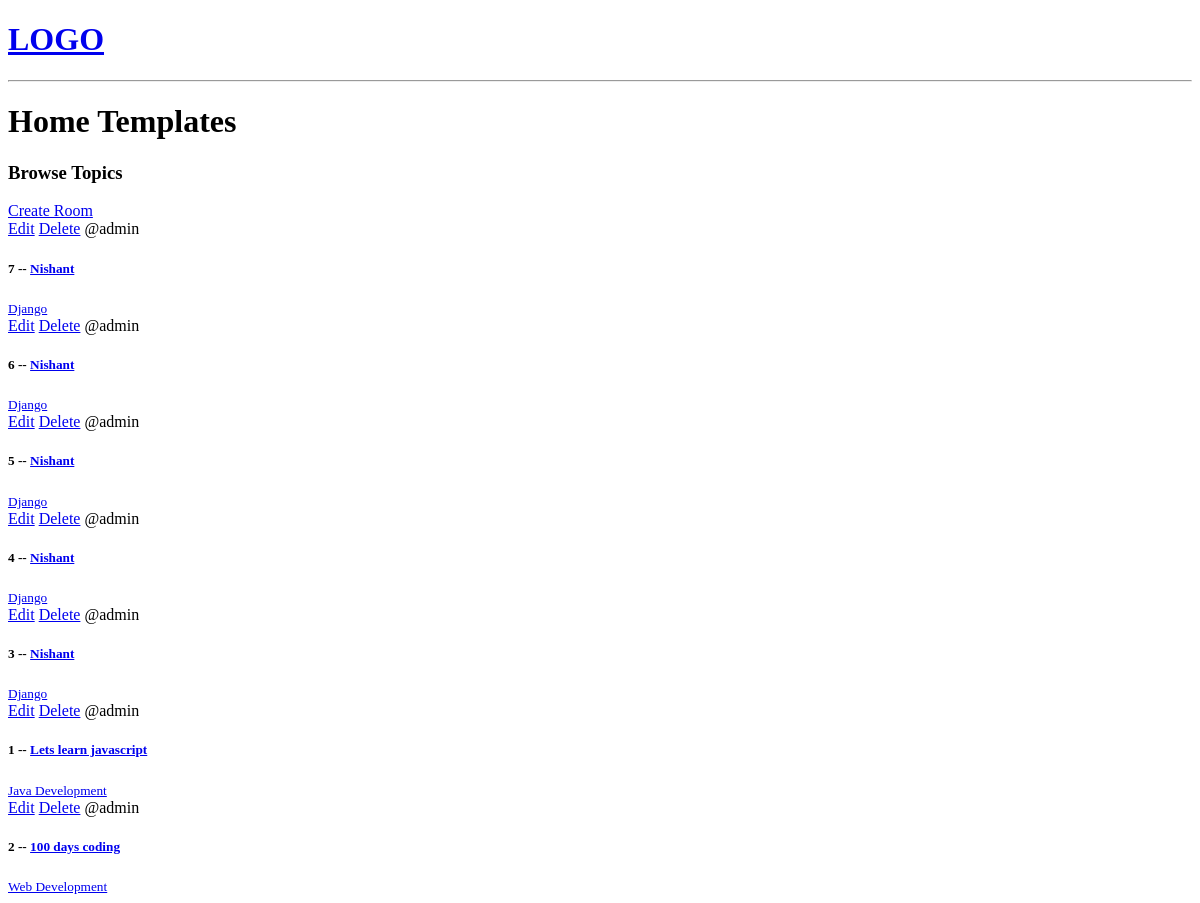
Before: / with the older database file.
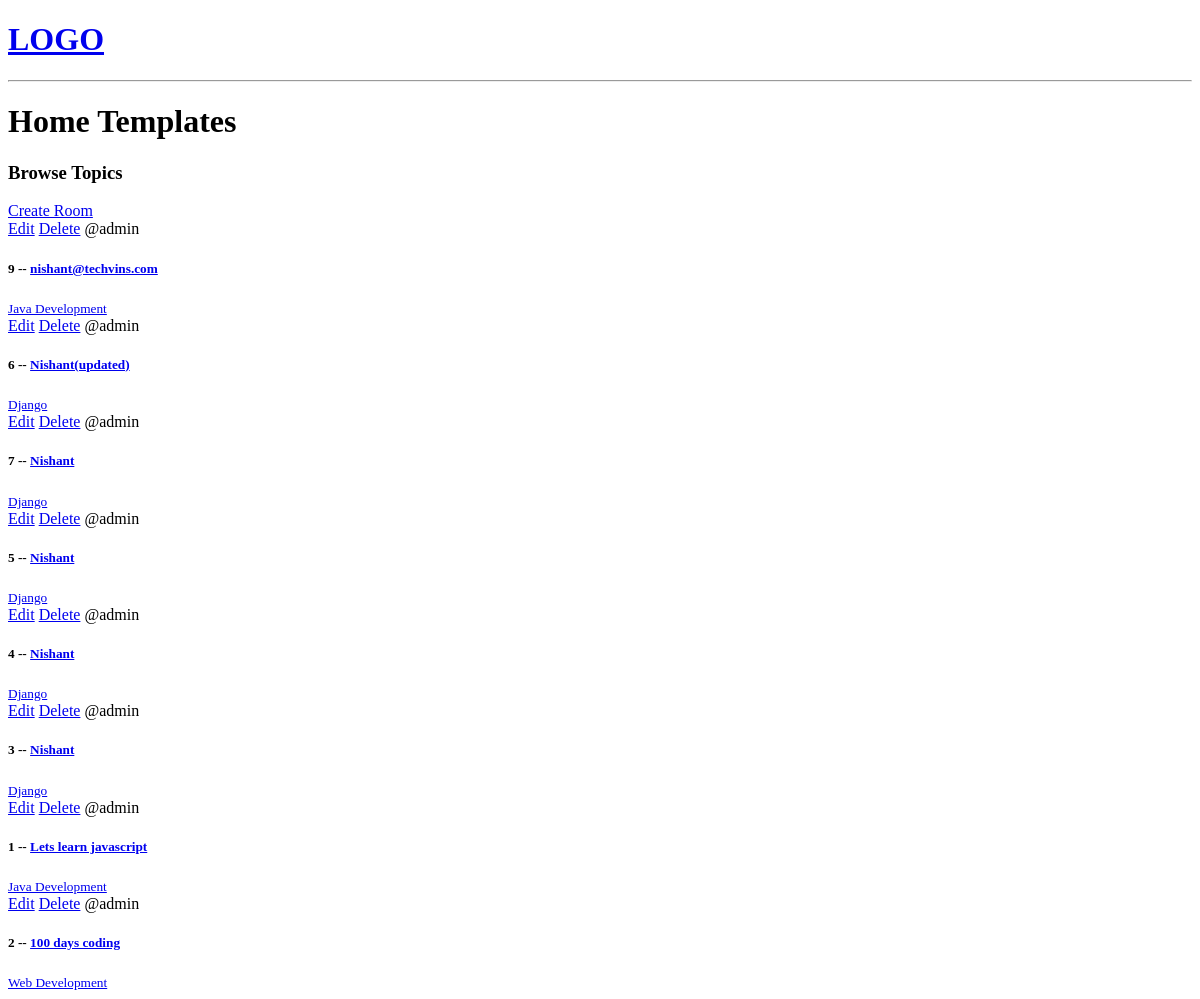
After: the same page with the newer database file.
### base/models.py (models this page shows, shortened)
class Room(models.Model):
    host = models.ForeignKey(User, on_delete=models.SET_NULL, null=True)
    topic = models.ForeignKey(Topic, on_delete=models.SET_NULL, null=True)
    name = models.CharField(max_length=200)
    description = models.TextField(null=True, blank=True)
    updated = models.DateTimeField(auto_now=True)
    created = models.DateTimeField(auto_now_add=True)
    class Meta:
        ordering=['-updated' , '-created']

class Topic(models.Model):
    name = models.CharField(max_length=100)

### base/views.py (the view)
# urls.py: path('', views.home , name="home"),
def home(request):
    rooms = Room.objects.all()
    context = {'rooms': rooms}
    return render(request, 'base/home.html', context)

### base/templates/base/home.html
{% extends 'main.html' %}
{% block content %}
<h1>Home Templates</h1>
<div class="home-container">
    <div>
        <h3>Browse Topics</h3>
    </div>
    <a href="{% url 'create-room' %}">Create Room</a>
    <div>
        {% for room in rooms  %}
        <div>
            <a href="{% url 'update-room' room.id %}">Edit</a>
            <a href="{% url 'delete-room' room.id %}">Delete</a>
            <span>@{{room.host.username}}</span>
            <h5>{{room.id}} -- <a href="{% url 'room' room.id %}"</a>{{room.name}}</h5 >
                <small>{{room.topic.name}}</small>
        </div>
        {% endfor %}
    </div>
</div>
{% endblock content %}

Changed rows visible on the page:
added Room: host.username "admin", id "9", name "nishant@techvins.com", topic.name "Java Development"
changed Room id 6: name "Nishant" → "Nishant(updated)"; moves up the list
